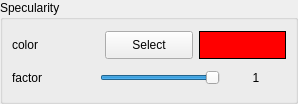
    <widget class="QGroupBox" name="groupBox_8" >
     <property name="geometry" >
      <rect>
       <x>10</x>
       <y>120</y>
       <width>298</width>
       <height>104</height>
      </rect>
     </property>
     <property name="title" >
      <string>Specularity</string>
     </property>
     <layout class="QGridLayout" >
      <property name="margin" >
       <number>9</number>
      </property>
      <property name="spacing" >
       <number>6</number>
      </property>
      <item row="0" column="0" >
       <layout class="QVBoxLayout" >
        <property name="margin" >
         <number>0</number>
        </property>
        <property name="spacing" >
         <number>6</number>
        </property>
        <item>
         <layout class="QHBoxLayout" >
          <property name="margin" >
           <number>0</number>
          </property>
          <property name="spacing" >
           <number>6</number>
          </property>
          <item>
           <widget class="QLabel" name="textLabel1_47" >
            <property name="sizePolicy" >
             <sizepolicy>
              <hsizetype>0</hsizetype>
              <vsizetype>0</vsizetype>
              <horstretch>0</horstretch>
              <verstretch>0</verstretch>
             </sizepolicy>
            </property>
            <property name="minimumSize" >
             <size>
              <width>80</width>
              <height>25</height>
             </size>
            </property>
            <property name="maximumSize" >
             <size>
              <width>120</width>
              <height>25</height>
             </size>
            </property>
            <property name="text" >
             <string>color</string>
            </property>
           </widget>
          </item>
          <item>
           <widget class="QPushButton" name="specularity_color_button" >
            <property name="minimumSize" >
             <size>
              <width>0</width>
              <height>28</height>
             </size>
            </property>
            <property name="maximumSize" >
             <size>
              <width>32767</width>
              <height>28</height>
             </size>
            </property>
            <property name="text" >
             <string>Select</string>
            </property>
           </widget>
          </item>
          <item>
           <widget class="QLabel" name="specularity_color_label" >
            <property name="sizePolicy" >
             <sizepolicy>
              <hsizetype>1</hsizetype>
              <vsizetype>0</vsizetype>
              <horstretch>0</horstretch>
              <verstretch>0</verstretch>
             </sizepolicy>
            </property>
            <property name="minimumSize" >
             <size>
              <width>0</width>
              <height>28</height>
             </size>
            </property>
            <property name="maximumSize" >
             <size>
              <width>32767</width>
              <height>28</height>
             </size>
            </property>
            <property name="palette" >
             <palette>
              <active>
               <colorrole role="WindowText" >
                <brush brushstyle="SolidPattern" >
                 <color alpha="255" >
                  <red>0</red>
                  <green>0</green>
                  <blue>0</blue>
                 </color>
                </brush>
               </colorrole>
               <colorrole role="Button" >
                <brush brushstyle="SolidPattern" >
                 <color alpha="255" >
                  <red>221</red>
                  <green>223</green>
                  <blue>228</blue>
                 </color>
                </brush>
               </colorrole>
               <colorrole role="Light" >
                <brush brushstyle="SolidPattern" >
                 <color alpha="255" >
                  <red>255</red>
                  <green>255</green>
                  <blue>255</blue>
                 </color>
                </brush>
               </colorrole>
               <colorrole role="Midlight" >
                <brush brushstyle="SolidPattern" >
                 <color alpha="255" >
                  <red>255</red>
                  <green>255</green>
                  <blue>255</blue>
                 </color>
                </brush>
               </colorrole>
               <colorrole role="Dark" >
                <brush brushstyle="SolidPattern" >
                 <color alpha="255" >
                  <red>85</red>
                  <green>85</green>
                  <blue>85</blue>
                 </color>
                </brush>
               </colorrole>
               <colorrole role="Mid" >
                <brush brushstyle="SolidPattern" >
                 <color alpha="255" >
                  <red>199</red>
                  <green>199</green>
                  <blue>199</blue>
                 </color>
                </brush>
               </colorrole>
               <colorrole role="Text" >
                <brush brushstyle="SolidPattern" >
                 <color alpha="255" >
                  <red>0</red>
                  <green>0</green>
                  <blue>0</blue>
                 </color>
                </brush>
               </colorrole>
               <colorrole role="BrightText" >
                <brush brushstyle="SolidPattern" >
                 <color alpha="255" >
                  <red>255</red>
                  <green>255</green>
                  <blue>255</blue>
                 </color>
                </brush>
               </colorrole>
               <colorrole role="ButtonText" >
                <brush brushstyle="SolidPattern" >
                 <color alpha="255" >
                  <red>0</red>
                  <green>0</green>
                  <blue>0</blue>
                 </color>
                </brush>
               </colorrole>
               <colorrole role="Base" >
                <brush brushstyle="SolidPattern" >
                 <color alpha="255" >
                  <red>255</red>
                  <green>255</green>
                  <blue>255</blue>
                 </color>
                </brush>
               </colorrole>
               <colorrole role="Window" >
                <brush brushstyle="SolidPattern" >
                 <color alpha="255" >
                  <red>255</red>
                  <green>0</green>
                  <blue>0</blue>
                 </color>
                </brush>
               </colorrole>
               <colorrole role="Shadow" >
                <brush brushstyle="SolidPattern" >
                 <color alpha="255" >
                  <red>0</red>
                  <green>0</green>
                  <blue>0</blue>
                 </color>
                </brush>
               </colorrole>
               <colorrole role="Highlight" >
                <brush brushstyle="SolidPattern" >
                 <color alpha="255" >
                  <red>103</red>
                  <green>141</green>
                  <blue>178</blue>
                 </color>
                </brush>
               </colorrole>
               <colorrole role="HighlightedText" >
                <brush brushstyle="SolidPattern" >
                 <color alpha="255" >
                  <red>255</red>
                  <green>255</green>
                  <blue>255</blue>
                 </color>
                </brush>
               </colorrole>
               <colorrole role="Link" >
                <brush brushstyle="SolidPattern" >
                 <color alpha="255" >
                  <red>0</red>
                  <green>0</green>
                  <blue>238</blue>
                 </color>
                </brush>
               </colorrole>
               <colorrole role="LinkVisited" >
                <brush brushstyle="SolidPattern" >
                 <color alpha="255" >
                  <red>82</red>
                  <green>24</green>
                  <blue>139</blue>
                 </color>
                </brush>
               </colorrole>
               <colorrole role="AlternateBase" >
                <brush brushstyle="SolidPattern" >
                 <color alpha="255" >
                  <red>232</red>
                  <green>232</green>
                  <blue>232</blue>
                 </color>
                </brush>
               </colorrole>
              </active>
              <inactive>
               <colorrole role="WindowText" >
                <brush brushstyle="SolidPattern" >
                 <color alpha="255" >
                  <red>0</red>
                  <green>0</green>
                  <blue>0</blue>
                 </color>
                </brush>
               </colorrole>
               <colorrole role="Button" >
                <brush brushstyle="SolidPattern" >
                 <color alpha="255" >
                  <red>221</red>
                  <green>223</green>
                  <blue>228</blue>
                 </color>
                </brush>
               </colorrole>
               <colorrole role="Light" >
                <brush brushstyle="SolidPattern" >
                 <color alpha="255" >
                  <red>255</red>
                  <green>255</green>
                  <blue>255</blue>
                 </color>
                </brush>
               </colorrole>
               <colorrole role="Midlight" >
                <brush brushstyle="SolidPattern" >
                 <color alpha="255" >
                  <red>255</red>
                  <green>255</green>
                  <blue>255</blue>
                 </color>
                </brush>
               </colorrole>
               <colorrole role="Dark" >
                <brush brushstyle="SolidPattern" >
                 <color alpha="255" >
                  <red>85</red>
                  <green>85</green>
                  <blue>85</blue>
                 </color>
                </brush>
               </colorrole>
               <colorrole role="Mid" >
                <brush brushstyle="SolidPattern" >
                 <color alpha="255" >
                  <red>199</red>
                  <green>199</green>
                  <blue>199</blue>
                 </color>
                </brush>
               </colorrole>
               <colorrole role="Text" >
                <brush brushstyle="SolidPattern" >
                 <color alpha="255" >
                  <red>0</red>
                  <green>0</green>
                  <blue>0</blue>
                 </color>
                </brush>
               </colorrole>
               <colorrole role="BrightText" >
                <brush brushstyle="SolidPattern" >
                 <color alpha="255" >
                  <red>255</red>
                  <green>255</green>
                  <blue>255</blue>
                 </color>
                </brush>
               </colorrole>
               <colorrole role="ButtonText" >
                <brush brushstyle="SolidPattern" >
                 <color alpha="255" >
                  <red>0</red>
                  <green>0</green>
                  <blue>0</blue>
                 </color>
                </brush>
               </colorrole>
               <colorrole role="Base" >
                <brush brushstyle="SolidPattern" >
                 <color alpha="255" >
                  <red>255</red>
                  <green>255</green>
                  <blue>255</blue>
                 </color>
                </brush>
               </colorrole>
               <colorrole role="Window" >
                <brush brushstyle="SolidPattern" >
                 <color alpha="255" >
                  <red>255</red>
                  <green>0</green>
                  <blue>0</blue>
                 </color>
                </brush>
               </colorrole>
               <colorrole role="Shadow" >
                <brush brushstyle="SolidPattern" >
                 <color alpha="255" >
                  <red>0</red>
                  <green>0</green>
                  <blue>0</blue>
                 </color>
                </brush>
               </colorrole>
               <colorrole role="Highlight" >
                <brush brushstyle="SolidPattern" >
                 <color alpha="255" >
                  <red>103</red>
                  <green>141</green>
                  <blue>178</blue>
                 </color>
                </brush>
               </colorrole>
               <colorrole role="HighlightedText" >
                <brush brushstyle="SolidPattern" >
                 <color alpha="255" >
                  <red>255</red>
                  <green>255</green>
                  <blue>255</blue>
                 </color>
                </brush>
               </colorrole>
               <colorrole role="Link" >
                <brush brushstyle="SolidPattern" >
                 <color alpha="255" >
                  <red>0</red>
                  <green>0</green>
                  <blue>238</blue>
                 </color>
                </brush>
               </colorrole>
               <colorrole role="LinkVisited" >
                <brush brushstyle="SolidPattern" >
                 <color alpha="255" >
                  <red>82</red>
                  <green>24</green>
                  <blue>139</blue>
                 </color>
                </brush>
               </colorrole>
               <colorrole role="AlternateBase" >
                <brush brushstyle="SolidPattern" >
                 <color alpha="255" >
                  <red>232</red>
                  <green>232</green>
                  <blue>232</blue>
                 </color>
                </brush>
               </colorrole>
              </inactive>
              <disabled>
               <colorrole role="WindowText" >
                <brush brushstyle="SolidPattern" >
                 <color alpha="255" >
                  <red>128</red>
                  <green>128</green>
                  <blue>128</blue>
                 </color>
                </brush>
               </colorrole>
               <colorrole role="Button" >
                <brush brushstyle="SolidPattern" >
                 <color alpha="255" >
                  <red>221</red>
                  <green>223</green>
                  <blue>228</blue>
                 </color>
                </brush>
               </colorrole>
               <colorrole role="Light" >
                <brush brushstyle="SolidPattern" >
                 <color alpha="255" >
                  <red>255</red>
                  <green>255</green>
                  <blue>255</blue>
                 </color>
                </brush>
               </colorrole>
               <colorrole role="Midlight" >
                <brush brushstyle="SolidPattern" >
                 <color alpha="255" >
                  <red>255</red>
                  <green>255</green>
                  <blue>255</blue>
                 </color>
                </brush>
               </colorrole>
               <colorrole role="Dark" >
                <brush brushstyle="SolidPattern" >
                 <color alpha="255" >
                  <red>85</red>
                  <green>85</green>
                  <blue>85</blue>
                 </color>
                </brush>
               </colorrole>
               <colorrole role="Mid" >
                <brush brushstyle="SolidPattern" >
                 <color alpha="255" >
                  <red>199</red>
                  <green>199</green>
                  <blue>199</blue>
                 </color>
                </brush>
               </colorrole>
               <colorrole role="Text" >
                <brush brushstyle="SolidPattern" >
                 <color alpha="255" >
                  <red>199</red>
                  <green>199</green>
                  <blue>199</blue>
                 </color>
                </brush>
               </colorrole>
               <colorrole role="BrightText" >
                <brush brushstyle="SolidPattern" >
                 <color alpha="255" >
                  <red>255</red>
                  <green>255</green>
                  <blue>255</blue>
                 </color>
                </brush>
               </colorrole>
               <colorrole role="ButtonText" >
                <brush brushstyle="SolidPattern" >
                 <color alpha="255" >
                  <red>128</red>
                  <green>128</green>
                  <blue>128</blue>
                 </color>
                </brush>
               </colorrole>
               <colorrole role="Base" >
                <brush brushstyle="SolidPattern" >
                 <color alpha="255" >
                  <red>255</red>
                  <green>0</green>
                  <blue>0</blue>
                 </color>
                </brush>
               </colorrole>
               <colorrole role="Window" >
                <brush brushstyle="SolidPattern" >
                 <color alpha="255" >
                  <red>255</red>
                  <green>0</green>
                  <blue>0</blue>
                 </color>
                </brush>
               </colorrole>
               <colorrole role="Shadow" >
                <brush brushstyle="SolidPattern" >
                 <color alpha="255" >
                  <red>0</red>
                  <green>0</green>
                  <blue>0</blue>
                 </color>
                </brush>
               </colorrole>
               <colorrole role="Highlight" >
                <brush brushstyle="SolidPattern" >
                 <color alpha="255" >
                  <red>86</red>
                  <green>117</green>
                  <blue>148</blue>
                 </color>
                </brush>
               </colorrole>
               <colorrole role="HighlightedText" >
                <brush brushstyle="SolidPattern" >
                 <color alpha="255" >
                  <red>255</red>
                  <green>255</green>
                  <blue>255</blue>
                 </color>
                </brush>
               </colorrole>
               <colorrole role="Link" >
                <brush brushstyle="SolidPattern" >
                 <color alpha="255" >
                  <red>0</red>
                  <green>0</green>
                  <blue>238</blue>
                 </color>
                </brush>
               </colorrole>
               <colorrole role="LinkVisited" >
                <brush brushstyle="SolidPattern" >
                 <color alpha="255" >
                  <red>82</red>
                  <green>24</green>
                  <blue>139</blue>
                 </color>
                </brush>
               </colorrole>
               <colorrole role="AlternateBase" >
                <brush brushstyle="SolidPattern" >
                 <color alpha="255" >
                  <red>232</red>
                  <green>232</green>
                  <blue>232</blue>
                 </color>
                </brush>
               </colorrole>
              </disabled>
             </palette>
            </property>
            <property name="focusPolicy" >
             <enum>Qt::StrongFocus</enum>
            </property>
            <property name="autoFillBackground" >
             <bool>true</bool>
            </property>
            <property name="frameShape" >
             <enum>QFrame::Panel</enum>
            </property>
            <property name="text" >
             <string/>
            </property>
           </widget>
          </item>
         </layout>
        </item>
        <item>
         <layout class="QHBoxLayout" >
          <property name="margin" >
           <number>0</number>
          </property>
          <property name="spacing" >
           <number>6</number>
          </property>
          <item>
           <widget class="QLabel" name="textLabel1_48" >
            <property name="sizePolicy" >
             <sizepolicy>
              <hsizetype>0</hsizetype>
              <vsizetype>0</vsizetype>
              <horstretch>0</horstretch>
              <verstretch>0</verstretch>
             </sizepolicy>
            </property>
            <property name="minimumSize" >
             <size>
              <width>80</width>
              <height>25</height>
             </size>
            </property>
            <property name="maximumSize" >
             <size>
              <width>220</width>
              <height>25</height>
             </size>
            </property>
            <property name="text" >
             <string>factor</string>
            </property>
           </widget>
          </item>
          <item>
           <widget class="QSlider" name="specularity_factor_slider" >
            <property name="sizePolicy" >
             <sizepolicy>
              <hsizetype>0</hsizetype>
              <vsizetype>0</vsizetype>
              <horstretch>0</horstretch>
              <verstretch>0</verstretch>
             </sizepolicy>
            </property>
            <property name="minimumSize" >
             <size>
              <width>120</width>
              <height>21</height>
             </size>
            </property>
            <property name="maximumSize" >
             <size>
              <width>120</width>
              <height>21</height>
             </size>
            </property>
            <property name="minimum" >
             <number>0</number>
            </property>
            <property name="maximum" >
             <number>100</number>
            </property>
            <property name="pageStep" >
             <number>1</number>
            </property>
            <property name="value" >
             <number>100</number>
            </property>
            <property name="sliderPosition" >
             <number>100</number>
            </property>
            <property name="orientation" >
             <enum>Qt::Horizontal</enum>
            </property>
            <property name="tickPosition" >
             <enum>QSlider::NoTicks</enum>
            </property>
            <property name="tickInterval" >
             <number>1</number>
            </property>
           </widget>
          </item>
          <item>
           <widget class="QLabel" name="specularity_factor_label" >
            <property name="sizePolicy" >
             <sizepolicy>
              <hsizetype>0</hsizetype>
              <vsizetype>0</vsizetype>
              <horstretch>0</horstretch>
              <verstretch>0</verstretch>
             </sizepolicy>
            </property>
            <property name="minimumSize" >
             <size>
              <width>60</width>
              <height>25</height>
             </size>
            </property>
            <property name="maximumSize" >
             <size>
              <width>60</width>
              <height>25</height>
             </size>
            </property>
            <property name="text" >
             <string>1</string>
            </property>
            <property name="alignment" >
             <set>Qt::AlignCenter</set>
            </property>
           </widget>
          </item>
         </layout>
        </item>
       </layout>
      </item>
     </layout>
    </widget>
